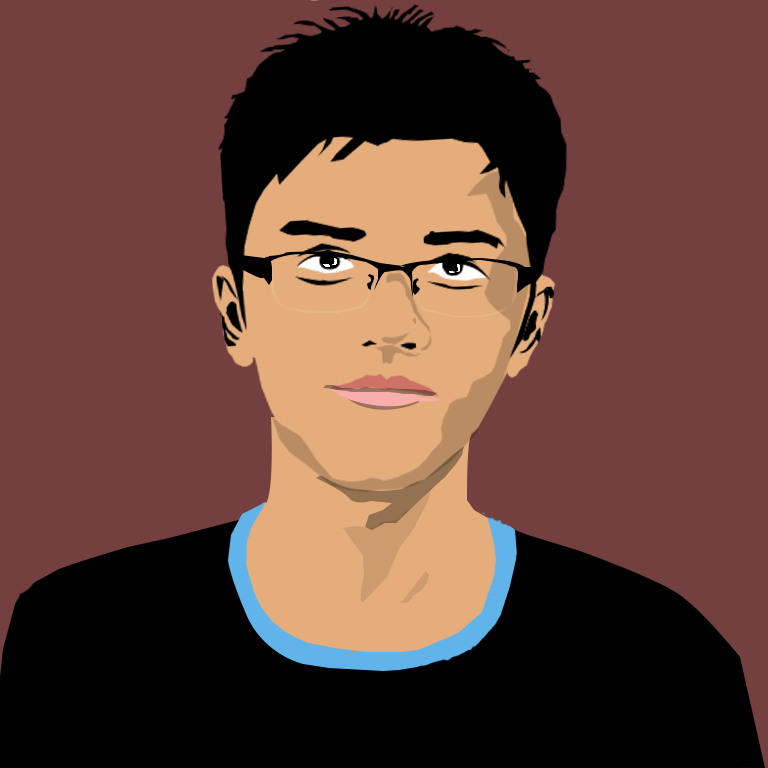
#> input picture sample.png, 768 x 768 px
$ python 'Chapter 5.py'
#> lines starting #> are read from the running program, lines starting #| are printed output that depends on the picture
import cv2
img = cv2.imread("sample.png")
#> img is the input picture: shape (768, 768, 3); mean B, G, R 57.9, 66.5, 101.5
print(img.shape)
#| (768, 768, 3)

imgResize = cv2.resize(img,(300,300))
print(imgResize.shape)
#| (300, 300, 3)

imgCrop = img[0:200,200:500]
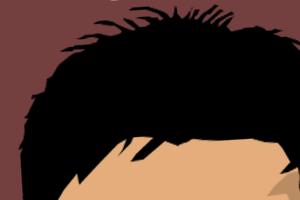
#> imgCrop: shape (200, 300, 3); mean B, G, R 39.1, 48.7, 72.2
print(imgCrop.shape)
#| (200, 300, 3)

cv2.imshow("Sample Image",img)
cv2.imshow("Sample Image Resize",imgResize)
cv2.imshow("Sample Image Crop",imgCrop)
cv2.waitKey(0)
